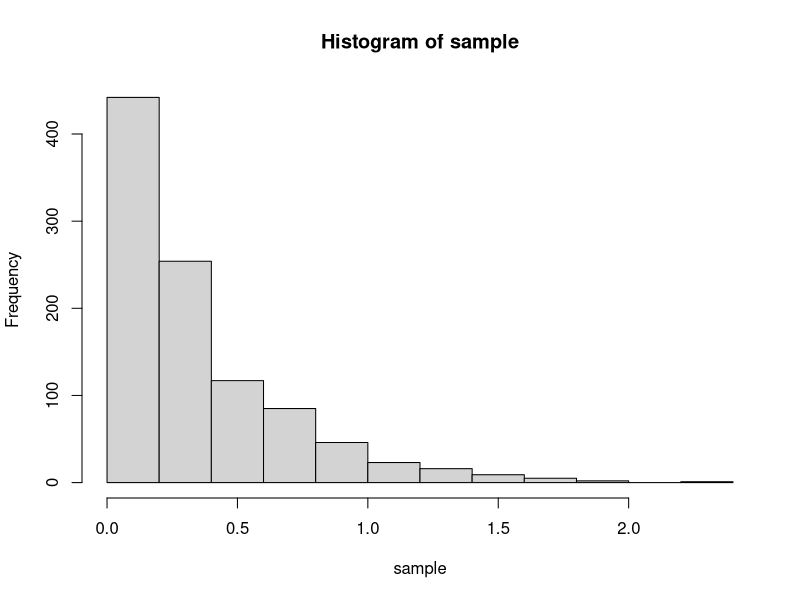
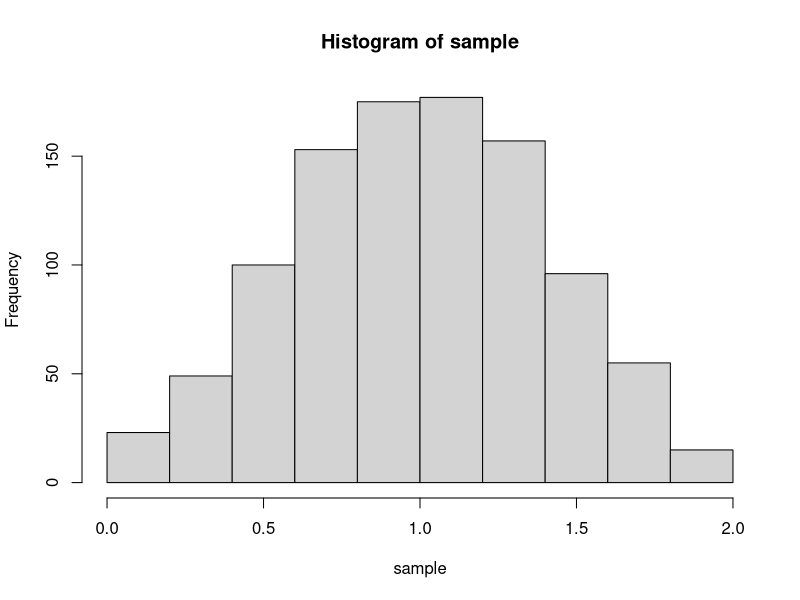
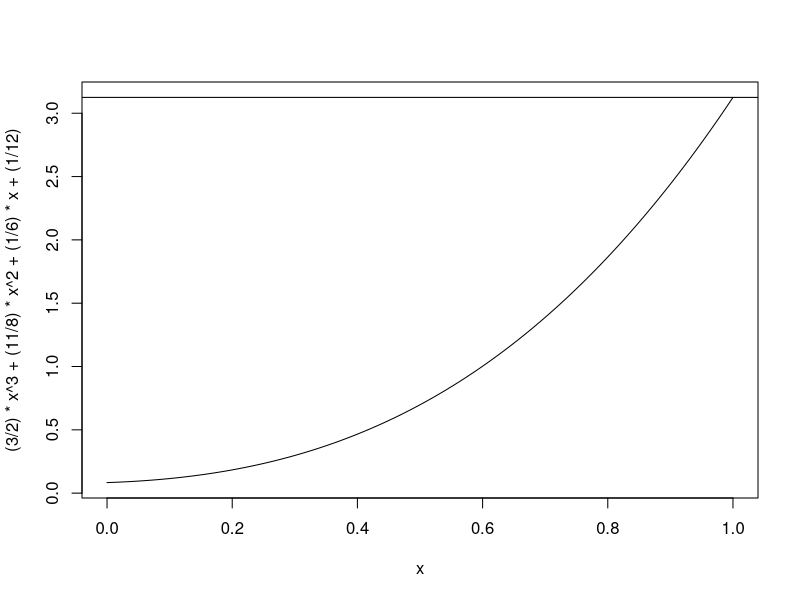
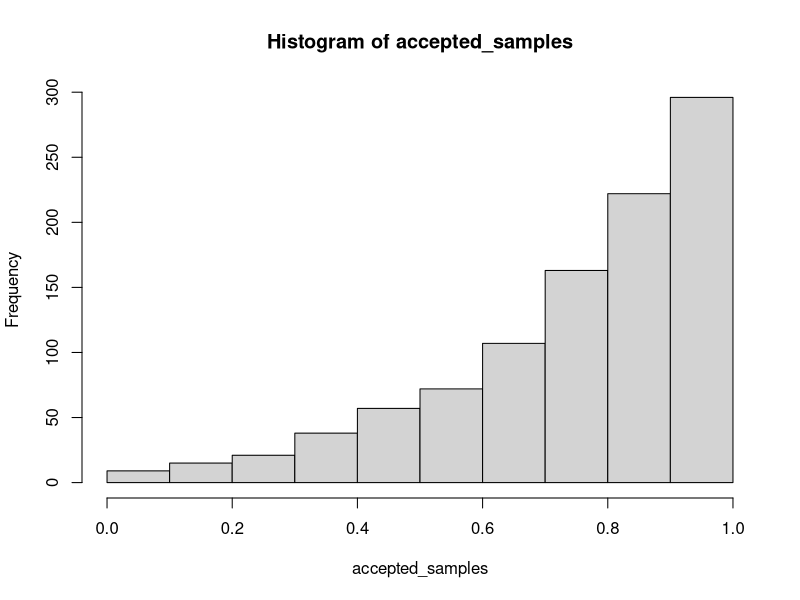

R code for these plots, in order:
## ---- chunk 1
expo <- function(lambda){
  u <-runif(1)
  s <- -log(1-u)/lambda
}
## ---- chunk 2
n <- 1000
lambda <- 3

sample <- vector(length = n)

for (i in 1:n){
  sample[i] <- expo(lambda)
}

hist(sample)

## ---- chunk 3
trian <- function(){
  u <- runif(1)
  if (u <= 0.5){
    s <- sqrt(2*u)
  }
  else{
    s <- (4-sqrt(8-8*u))/2
  }
}
## ---- chunk 4
n <- 1000

sample <- vector(length = n)

for (i in 1:n){
  sample[i] <- trian()
}

hist(sample)
## ---- chunk 5
curve((3/2)*x^3+(11/8)*x^2+(1/6)*x+(1/12), 0, 1)
abline(a = 3.125, b = 0)


n <- 5000

U <- runif(n)
X <- runif(n)

pi_fun <- function(x) {
  new_x = (3/2)*(x^3)+(11/8)*(x^2)+(1/6)*(x)+(1/12)
  return(new_x)
}

count <- 1
accepted_samples <- c()

while(count <= n & length(accepted_samples) < 1000){
  test_u = U[count]
  test_x = pi_fun(X[count])/(3.125*dunif(X[count],0,1))
  if (test_u <= test_x){
    accepted_samples = rbind(accepted_samples, X[count])
    count = count + 1
  }
  count = count + 1
}

hist(accepted_samples)

